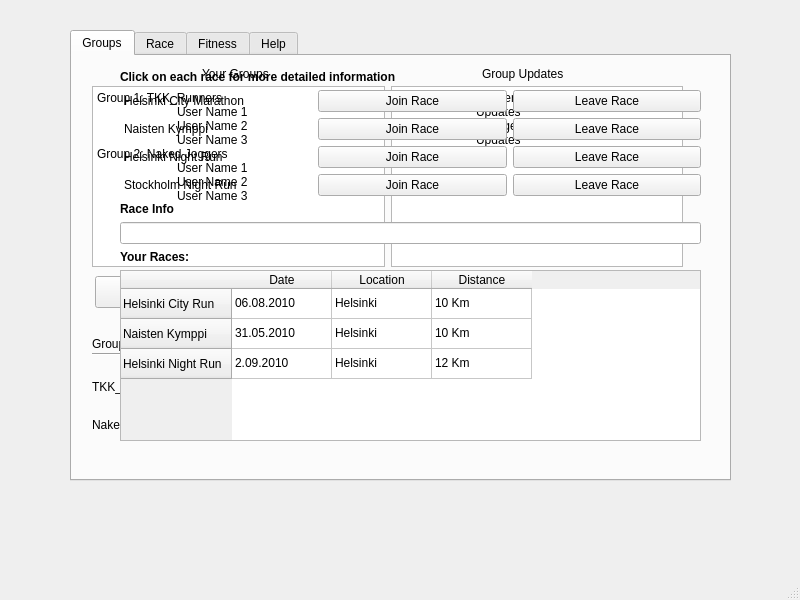
<?xml version="1.0" encoding="UTF-8"?>
<ui version="4.0">
 <class>MainWindow</class>
 <widget class="QMainWindow" name="MainWindow">
  <property name="geometry">
   <rect>
    <x>0</x>
    <y>0</y>
    <width>800</width>
    <height>600</height>
   </rect>
  </property>
  <property name="windowTitle">
   <string>Main</string>
  </property>
  <widget class="QWidget" name="centralwidget">
   <widget class="QTabWidget" name="tabWidget">
    <property name="geometry">
     <rect>
      <x>70</x>
      <y>30</y>
      <width>661</width>
      <height>451</height>
     </rect>
    </property>
    <property name="autoFillBackground">
     <bool>false</bool>
    </property>
    <property name="currentIndex">
     <number>0</number>
    </property>
    <widget class="QWidget" name="tab">
     <attribute name="title">
      <string>Groups</string>
     </attribute>
     <widget class="QWidget" name="gridLayoutWidget">
      <property name="geometry">
       <rect>
        <x>20</x>
        <y>310</y>
        <width>591</width>
        <height>81</height>
       </rect>
      </property>
      <layout class="QGridLayout" name="gridLayout_2">
       <item row="0" column="1">
        <widget class="QPushButton" name="pushButton">
         <property name="text">
          <string>Accept</string>
         </property>
        </widget>
       </item>
       <item row="0" column="2">
        <widget class="QPushButton" name="pushButton_3">
         <property name="text">
          <string>Decline</string>
         </property>
        </widget>
       </item>
       <item row="1" column="2">
        <widget class="QPushButton" name="pushButton_2">
         <property name="text">
          <string>Decline</string>
         </property>
        </widget>
       </item>
       <item row="0" column="0">
        <widget class="QLabel" name="label">
         <property name="text">
          <string>TKK_Runners</string>
         </property>
        </widget>
       </item>
       <item row="1" column="0">
        <widget class="QLabel" name="label_2">
         <property name="text">
          <string>Naked Joggers</string>
         </property>
        </widget>
       </item>
       <item row="1" column="1">
        <widget class="QPushButton" name="pushButton_4">
         <property name="text">
          <string>Accept</string>
         </property>
        </widget>
       </item>
      </layout>
     </widget>
     <widget class="Line" name="line">
      <property name="geometry">
       <rect>
        <x>20</x>
        <y>290</y>
        <width>591</width>
        <height>16</height>
       </rect>
      </property>
      <property name="orientation">
       <enum>Qt::Horizontal</enum>
      </property>
     </widget>
     <widget class="QLabel" name="label_3">
      <property name="geometry">
       <rect>
        <x>20</x>
        <y>280</y>
        <width>201</width>
        <height>16</height>
       </rect>
      </property>
      <property name="text">
       <string>Group Invitations</string>
      </property>
     </widget>
     <widget class="QLabel" name="label_4">
      <property name="geometry">
       <rect>
        <x>130</x>
        <y>10</y>
        <width>91</width>
        <height>16</height>
       </rect>
      </property>
      <property name="text">
       <string>Your Groups</string>
      </property>
     </widget>
     <widget class="QLabel" name="label_5">
      <property name="geometry">
       <rect>
        <x>410</x>
        <y>10</y>
        <width>111</width>
        <height>16</height>
       </rect>
      </property>
      <property name="text">
       <string>Group Updates</string>
      </property>
     </widget>
     <widget class="QWidget" name="horizontalLayoutWidget">
      <property name="geometry">
       <rect>
        <x>20</x>
        <y>30</y>
        <width>591</width>
        <height>181</height>
       </rect>
      </property>
      <layout class="QHBoxLayout" name="horizontalLayout_2">
       <item>
        <widget class="QPlainTextEdit" name="plainTextEdit_2">
         <property name="plainText">
          <string>Group 1: TKK_Runners
	User Name 1
	User Name 2
	User Name 3
Group 2: Naked Joggers
	User Name 1
	User Name 2
	User Name 3
		</string>
         </property>
        </widget>
       </item>
       <item>
        <widget class="QPlainTextEdit" name="plainTextEdit">
         <property name="plainText">
          <string>Group 1: TKK_Runners
	Updates
Group 2: Naked Joggers
	Updates
</string>
         </property>
        </widget>
       </item>
      </layout>
     </widget>
     <widget class="QWidget" name="horizontalLayoutWidget_2">
      <property name="geometry">
       <rect>
        <x>20</x>
        <y>0</y>
        <width>591</width>
        <height>31</height>
       </rect>
      </property>
      <layout class="QHBoxLayout" name="horizontalLayout_3"/>
     </widget>
     <widget class="QPushButton" name="pushButton_5">
      <property name="geometry">
       <rect>
        <x>23</x>
        <y>220</y>
        <width>281</width>
        <height>32</height>
       </rect>
      </property>
      <property name="text">
       <string>Create New Group</string>
      </property>
     </widget>
    </widget>
    <widget class="QWidget" name="tab_2">
     <attribute name="title">
      <string>Race</string>
     </attribute>
    </widget>
    <widget class="QWidget" name="tab_3">
     <attribute name="title">
      <string>Fitness</string>
     </attribute>
    </widget>
    <widget class="QWidget" name="tab_4">
     <attribute name="title">
      <string>Help</string>
     </attribute>
    </widget>
   </widget>
   <widget class="QWidget" name="verticalLayoutWidget">
    <property name="geometry">
     <rect>
      <x>120</x>
      <y>70</y>
      <width>581</width>
      <height>371</height>
     </rect>
    </property>
    <layout class="QVBoxLayout" name="verticalLayout">
     <item>
      <widget class="QLabel" name="label_10">
       <property name="font">
        <font>
         <weight>75</weight>
         <bold>true</bold>
        </font>
       </property>
       <property name="text">
        <string>Click on each race for more detailed information</string>
       </property>
      </widget>
     </item>
     <item>
      <layout class="QGridLayout" name="gridLayout">
       <property name="leftMargin">
        <number>4</number>
       </property>
       <item row="0" column="1">
        <widget class="QPushButton" name="pushButton_7">
         <property name="text">
          <string>Join Race</string>
         </property>
        </widget>
       </item>
       <item row="0" column="0">
        <widget class="QLabel" name="label_6">
         <property name="text">
          <string>Helsinki City Marathon</string>
         </property>
        </widget>
       </item>
       <item row="1" column="0">
        <widget class="QLabel" name="label_7">
         <property name="text">
          <string>Naisten Kymppi</string>
         </property>
        </widget>
       </item>
       <item row="2" column="0">
        <widget class="QLabel" name="label_8">
         <property name="text">
          <string>Helsinki Night Run</string>
         </property>
        </widget>
       </item>
       <item row="1" column="1">
        <widget class="QPushButton" name="pushButton_8">
         <property name="text">
          <string>Join Race</string>
         </property>
        </widget>
       </item>
       <item row="2" column="1">
        <widget class="QPushButton" name="pushButton_9">
         <property name="text">
          <string>Join Race</string>
         </property>
        </widget>
       </item>
       <item row="0" column="2">
        <widget class="QPushButton" name="pushButton_10">
         <property name="text">
          <string>Leave Race</string>
         </property>
        </widget>
       </item>
       <item row="1" column="2">
        <widget class="QPushButton" name="pushButton_11">
         <property name="text">
          <string>Leave Race</string>
         </property>
        </widget>
       </item>
       <item row="2" column="2">
        <widget class="QPushButton" name="pushButton_12">
         <property name="text">
          <string>Leave Race</string>
         </property>
        </widget>
       </item>
       <item row="3" column="0">
        <widget class="QLabel" name="label_9">
         <property name="text">
          <string>Stockholm Night Run</string>
         </property>
        </widget>
       </item>
       <item row="3" column="1">
        <widget class="QPushButton" name="pushButton_13">
         <property name="text">
          <string>Join Race</string>
         </property>
        </widget>
       </item>
       <item row="3" column="2">
        <widget class="QPushButton" name="pushButton_14">
         <property name="text">
          <string>Leave Race</string>
         </property>
        </widget>
       </item>
      </layout>
     </item>
     <item>
      <widget class="QLabel" name="label_11">
       <property name="font">
        <font>
         <weight>75</weight>
         <bold>true</bold>
        </font>
       </property>
       <property name="text">
        <string>Race Info</string>
       </property>
      </widget>
     </item>
     <item>
      <widget class="QLineEdit" name="lineEdit"/>
     </item>
     <item>
      <widget class="QLabel" name="label_12">
       <property name="font">
        <font>
         <weight>75</weight>
         <bold>true</bold>
        </font>
       </property>
       <property name="text">
        <string>Your Races: </string>
       </property>
      </widget>
     </item>
     <item>
      <widget class="QTableWidget" name="tableWidget">
       <property name="font">
        <font>
         <kerning>true</kerning>
        </font>
       </property>
       <property name="layoutDirection">
        <enum>Qt::LeftToRight</enum>
       </property>
       <property name="autoFillBackground">
        <bool>true</bool>
       </property>
       <property name="selectionMode">
        <enum>QAbstractItemView::SingleSelection</enum>
       </property>
       <property name="textElideMode">
        <enum>Qt::ElideMiddle</enum>
       </property>
       <row>
        <property name="text">
         <string>Helsinki City Run</string>
        </property>
       </row>
       <row>
        <property name="text">
         <string>Naisten Kymppi</string>
        </property>
       </row>
       <row>
        <property name="text">
         <string>Helsinki Night Run</string>
        </property>
       </row>
       <column>
        <property name="text">
         <string>Date</string>
        </property>
       </column>
       <column>
        <property name="text">
         <string>Location</string>
        </property>
       </column>
       <column>
        <property name="text">
         <string>Distance</string>
        </property>
       </column>
       <item row="0" column="0">
        <property name="text">
         <string>06.08.2010</string>
        </property>
       </item>
       <item row="0" column="1">
        <property name="text">
         <string>Helsinki</string>
        </property>
       </item>
       <item row="0" column="2">
        <property name="text">
         <string>10 Km</string>
        </property>
       </item>
       <item row="1" column="0">
        <property name="text">
         <string>31.05.2010</string>
        </property>
       </item>
       <item row="1" column="1">
        <property name="text">
         <string>Helsinki </string>
        </property>
       </item>
       <item row="1" column="2">
        <property name="text">
         <string>10 Km</string>
        </property>
       </item>
       <item row="2" column="0">
        <property name="text">
         <string>2.09.2010</string>
        </property>
       </item>
       <item row="2" column="1">
        <property name="text">
         <string>Helsinki</string>
        </property>
       </item>
       <item row="2" column="2">
        <property name="text">
         <string>12 Km</string>
        </property>
       </item>
      </widget>
     </item>
    </layout>
   </widget>
  </widget>
  <widget class="QMenuBar" name="menubar">
   <property name="geometry">
    <rect>
     <x>0</x>
     <y>0</y>
     <width>800</width>
     <height>22</height>
    </rect>
   </property>
  </widget>
  <widget class="QStatusBar" name="statusbar"/>
 </widget>
 <resources/>
 <connections/>
</ui>
